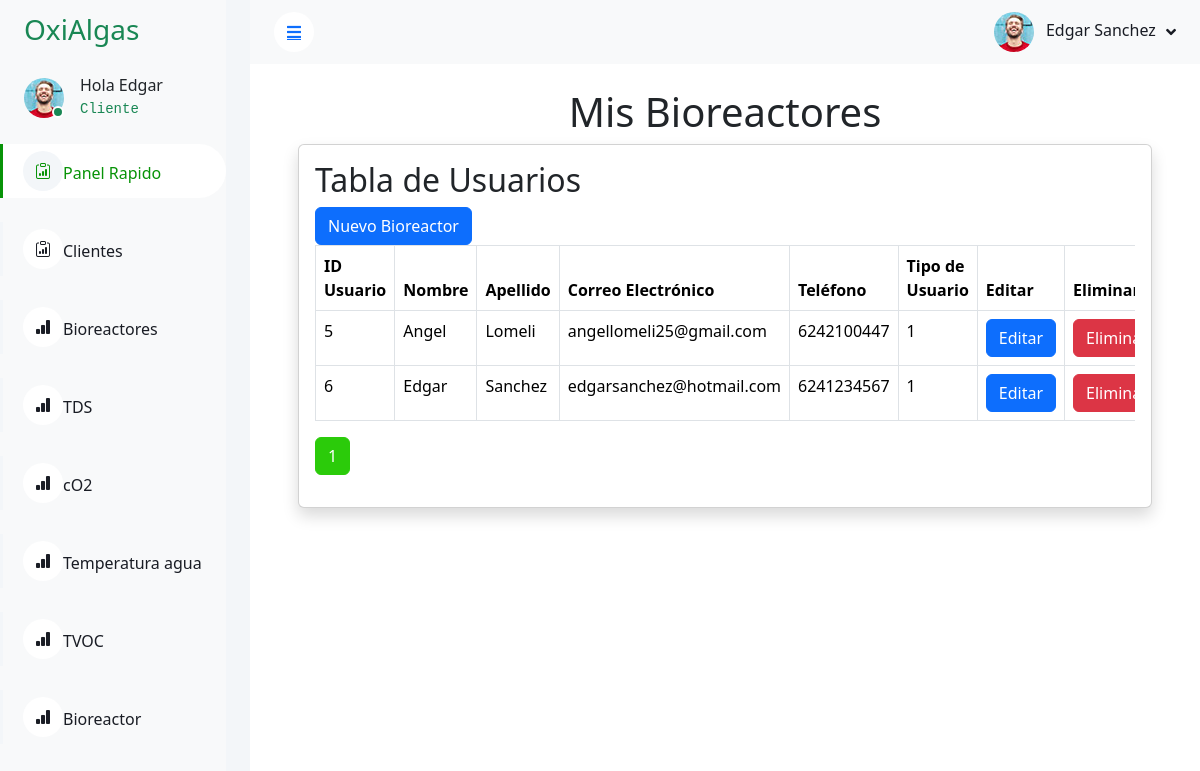
Screenshot of /dashmin-1.0.0/clientes.php (signed in) with the database file from the repository.
### tables this page shows
CREATE TABLE `tabla_usuarios` (
  `id_usuario` int(13) NOT NULL AUTO_INCREMENT,
  `nombre` varchar(65) DEFAULT NULL,
  `apellido` varchar(65) DEFAULT NULL,
  `correo_electronico` varchar(65) DEFAULT NULL,
  `contrasena` varchar(255) DEFAULT NULL,
  `telefono` varchar(10) DEFAULT NULL,
  `id_tipo_usuario` int(13) DEFAULT NULL,
  PRIMARY KEY (`id_usuario`),
  KEY `id_tipo_usuario` (`id_tipo_usuario`),
  CONSTRAINT `tabla_usuarios_ibfk_1` FOREIGN KEY (`id_tipo_usuario`) REFERENCES `tabla_tipo_usuario` (`id_tipo_usuario`)
);

### php/conexion.php (called while the page is built, shortened)
<?php
class Database {
    private $host = "localhost";
    private $user = "root";
    private $password = "";
    private $database = "bioreactor";
    private $conn;
    public function __construct() {
        try {
            $this->conn = new mysqli($this->host, $this->user, $this->password, $this->database);
            $this->conn->set_charset("utf8mb4");
        } catch (mysqli_sql_exception $e) {
            die("Error de conexión a la base de datos: " . $e->getMessage());
        }
    }
    public function query($sql, $params = []) {
        $stmt = $this->conn->prepare($sql);
        if ($stmt) {
            if (count($params) > 0) {
                $types = '';
                foreach ($params as $param) {
                    $types .= $this->getParamType($param);
                }
                $stmt->bind_param($types, ...$params);
            }
            $stmt->execute();
            if (strpos(strtoupper($sql), 'SELECT') !== false) {
                $result = $stmt->get_result();
                $data = $result->fetch_all(MYSQLI_ASSOC);
                return $data;
            }
            return true;
        } else {
            echo "Error preparando la consulta: " . $this->conn->error;
            return false;
        }
    }
    private function getParamType($param) {
        if (is_int($param)) {
            return 'i';
        } elseif (is_double($param)) {
            return 'd';
        } elseif (is_string($param)) {
            return 's';
        } elseif (is_null($param)) {
            return 's';
        }
        return 's';
    }
}
?>

### dashmin-1.0.0/clientes.php (the view, shortened to what this page needs)
<?php
require_once '../php/conexion.php';
$db = new Database();
if (isset($_SESSION['user_id'])) {
    $name = $_SESSION['nombre'];
    $lastname = $_SESSION['apellido'] ?? '';
    $tipoUsuario = $_SESSION['id_tipo_usuario'] ?? '';
    $registros_por_pagina_usuarios = 5;
    $pagina_actual_usuarios = isset($_GET['page_usuario']) ? (int) $_GET['page_usuario'] : 1;
    $offset_usuarios = ($pagina_actual_usuarios - 1) * $registros_por_pagina_usuarios;
    $total_usuarios_query = "SELECT COUNT(*) as total FROM tabla_usuarios";
    $total_usuarios = $db->query($total_usuarios_query)[0]['total'];
    $total_paginas_usuarios = ceil($total_usuarios / $registros_por_pagina_usuarios);
    $sql_usuarios = "SELECT id_usuario, nombre, apellido, correo_electronico, telefono, id_tipo_usuario
                     FROM tabla_usuarios
                     ORDER BY nombre ASC
                     LIMIT ? OFFSET ?";
    $usuarios = $db->query($sql_usuarios, [$registros_por_pagina_usuarios, $offset_usuarios]);
} else {
    session_destroy();
    header('Location: ./signup.php');
    exit;
}
?>
<!DOCTYPE html>
<html lang="en">
<head>
    <link href="https://cdnjs.cloudflare.com/ajax/libs/font-awesome/5.10.0/css/all.min.css" rel="stylesheet">
    <link href="https://cdn.jsdelivr.net/npm/bootstrap-icons@1.4.1/font/bootstrap-icons.css" rel="stylesheet">
    <link href="lib/owlcarousel/assets/owl.carousel.min.css" rel="stylesheet">
    <link href="lib/tempusdominus/css/tempusdominus-bootstrap-4.min.css" rel="stylesheet" />
    <link href="css/bootstrap.min.css" rel="stylesheet">
    <link href="css/style.css" rel="stylesheet">
    <link href="https://cdn.jsdelivr.net/npm/bootstrap@5.3.3/dist/css/bootstrap.min.css" rel="stylesheet"
>
</head>
<body onload="init()">
    <div class="container-xxl position-relative bg-white d-flex p-0">
        <div class="sidebar pe-4 pb-3">
            <nav class="navbar bg-light navbar-light">
                <a href="index.html" class="navbar-brand mx-4 mb-3">
                    <h3 class="text-success"></i>OxiAlgas</h3>
                </a>
                <div class="d-flex align-items-center ms-4 mb-4">
                    <div class="position-relative">
                        <img class="rounded-circle" src="img/user.jpg" alt="" style="width: 40px; height: 40px;">
                        <div
                            class="bg-success rounded-circle border border-2 border-white position-absolute end-0 bottom-0 p-1">
                        </div>
                    </div>
                    <div class="ms-3">
                        <h6 class="mb-0"><?php echo 'Hola ' . $name; ?></h6>
                        <?php
                        if ($tipoUsuario == 1) {
                            echo '<code class="text-success">Cliente</code>';
                        } else if ($tipoUsuario == 2) {
                            echo '<code class="text-success">Administrador</code>';
                        } else {
                            echo '<code class="text-danger">Error Desconocido</code>';
                        }
                        ?>
                    </div>
                </div>
                <div class="navbar-nav w-100">
                    <a href="./index.php" class="nav-item nav-link active"><i class="bi bi-clipboard-data"></i>Panel Rapido</a><br />
                    <a href="./clientes.php" class="nav-item nav-link "><i class="bi bi-clipboard-data"></i>Clientes</a><br />
                    <a href="./bioreactoradmin.php" class="nav-item nav-link "><i class="bi bi-bar-chart-fill"></i>Bioreactores</a><br />
                    <a href="./graficos.php" class="nav-item nav-link "><i class="bi bi-bar-chart-fill"></i>TDS</a><br />
                    <a href="./co2.php" class="nav-item nav-link "><i class="bi bi-bar-chart-fill"></i>cO2</a><br />
                    <a href="./tempagua.php" class="nav-item nav-link "><i class="bi bi-bar-chart-fill"></i>Temperatura agua</a><br />
                    <a href="./tvoc.php" class="nav-item nav-link "><i class="bi bi-bar-chart-fill"></i>TVOC</a><br />
                    <a href="./bioreactor.php" class="nav-item nav-link "><i class="bi bi-bar-chart-fill"></i>Bioreactor</a><br />
                </div>
            </nav>
        </div>
        <div class="content">
            <nav class="navbar navbar-expand bg-light navbar-light sticky-top px-4 py-0">
                <a href="#" class="sidebar-toggler flex-shrink-0">
                    <i class="fa fa-bars"></i>
                </a>
                <div class="navbar-nav align-items-center ms-auto">
                    <div class="nav-item dropdown">
                        <a href="#" class="nav-link dropdown-toggle" data-bs-toggle="dropdown">
                            <img class="rounded-circle me-lg-2" src="img/user.jpg" alt=""
                                style="width: 40px; height: 40px;">
                            <span class="d-none d-lg-inline-flex"><?php echo $name . ' ' . $lastname; ?></span>
                        </a>
                    </div>
                </div>
            </nav>
            <div class="container-fluid pt-4 px-4">
                <h1 class="display-6 text-center">Mis Bioreactores</h1>
                <div class="container">
                    <div class="container">
                        <div class="card shadow mb-4">
                            <div class="card-body">
                                <div class="table-responsive">
                                    <h2>Tabla de Usuarios</h2>
                                    <a href="./signup.php"><input type="button" class="btn btn-primary" value="Nuevo Bioreactor"  /></a>
                                    <table class="table table-bordered">
                                        <thead>
                                            <tr>
                                                <th>ID Usuario</th>
                                                <th>Nombre</th>
                                                <th>Apellido</th>
                                                <th>Correo Electrónico</th>
                                                <th>Teléfono</th>
                                                <th>Tipo de Usuario</th>
                                                <th>Editar</th>
                                                <th>Eliminar</th>
                                            </tr>
                                        </thead>
                                        <tbody>
                                            <?php foreach ($usuarios as $usuario): ?>
                                                <tr>
                                                    <td><?= htmlspecialchars($usuario['id_usuario']) ?></td>
                                                    <td><?= htmlspecialchars($usuario['nombre']) ?></td>
                                                    <td><?= htmlspecialchars($usuario['apellido']) ?></td>
                                                    <td><?= htmlspecialchars($usuario['correo_electronico']) ?></td>
                                                    <td><?= htmlspecialchars($usuario['telefono']) ?></td>
                                                    <td><?= htmlspecialchars($usuario['id_tipo_usuario']) ?></td>
                                                    <td>
                                                        <a href="./editar_usuario.php?id=<?= htmlspecialchars($usuario['id_usuario']) ?>"
                                                            class="btn btn-primary">Editar</a>
                                                    </td>
                                                    <td>
                                                        <a href="./eliminar_usuario.php?id=<?= htmlspecialchars($usuario['id_usuario']) ?>"
                                                            class="btn btn-danger"
                                                            onclick="return confirm('¿Estás seguro de que deseas eliminar este usuario?')">Eliminar</a>
                                                    </td>
                                                </tr>
                                            <?php endforeach; ?>
                                        </tbody>
                                    </table>
                                    <nav>
                                        <ul class="pagination">
                                            <?php for ($i = 1; $i <= $total_paginas_usuarios; $i++): ?>
                                                <li
                                                    class="page-item <?= ($i == $pagina_actual_usuarios) ? 'active' : '' ?>">
                                                    <a class="page-link" href="?page_usuario=<?= $i ?>"><?= $i ?></a>
                                                </li>
                                            <?php endfor; ?>
                                        </ul>
                                    </nav>
                                </div>
                            </div>
                        </div>
                    </div>
                </div>
            </div>
</body>
</html>

### dashmin-1.0.0/css/style.css (style rules this page uses)
:root { --primary: #079307; --light: #f3f6f9; --dark: #191c24; }
.btn { transition: 0.5s; }
.btn.btn-primary { color: #ffffff; }
.sidebar { position: fixed; top: 0; left: 0; bottom: 0; width: 250px; height: 100vh; overflow-y: auto; background: var(--light); transition: 0.5s; z-index: 999; }
.content { margin-left: 250px; min-height: 100vh; background: #ffffff; transition: 0.5s; }
@media (min-width: 992px) { .sidebar { margin-left: 0; } }
@media (min-width: 992px) { .content { width: calc(100% - 250px); } }
.sidebar .navbar .navbar-nav .nav-link { padding: 7px 20px; color: var(--dark); font-weight: 500; border-left: 3px solid var(--light); border-radius: 0 30px 30px 0; outline: none; }
.sidebar .navbar .navbar-nav .nav-link:hover, .sidebar .navbar .navbar-nav .nav-link.active { color: var(--primary); background: #ffffff; border-color: var(--primary); }
.sidebar .navbar .navbar-nav .nav-link i { width: 40px; height: 40px; display: inline-flex; align-items: center; justify-content: center; background: #ffffff; border-radius: 40px; }
.sidebar .navbar .navbar-nav .nav-link:hover i, .sidebar .navbar .navbar-nav .nav-link.active i { background: var(--light); }
.content .navbar .navbar-nav .nav-link { margin-left: 25px; padding: 12px 0; color: var(--dark); outline: none; }
.content .navbar .sidebar-toggler, .content .navbar .navbar-nav .nav-link i { width: 40px; height: 40px; display: inline-flex; align-items: center; justify-content: center; background: #ffffff; border-radius: 40px; }
.content .navbar .dropdown-toggle::after { margin-left: 6px; vertical-align: middle; border: none; content: "\f107"; font-family: "Font Awesome 5 Free"; font-weight: 900; transition: 0.5s; }

### rows the page displays
tabla_usuarios: id_usuario "5", nombre "Angel", apellido "Lomeli", correo_electronico "angellomeli25@gmail.com", telefono "6242100447", id_tipo_usuario "1"
tabla_usuarios: id_usuario "6", nombre "Edgar", apellido "Sanchez", correo_electronico "edgarsanchez@hotmail.com", telefono "6241234567", id_tipo_usuario "1"

### other values shown
$name "Edgar"
$lastname "Sanchez"
